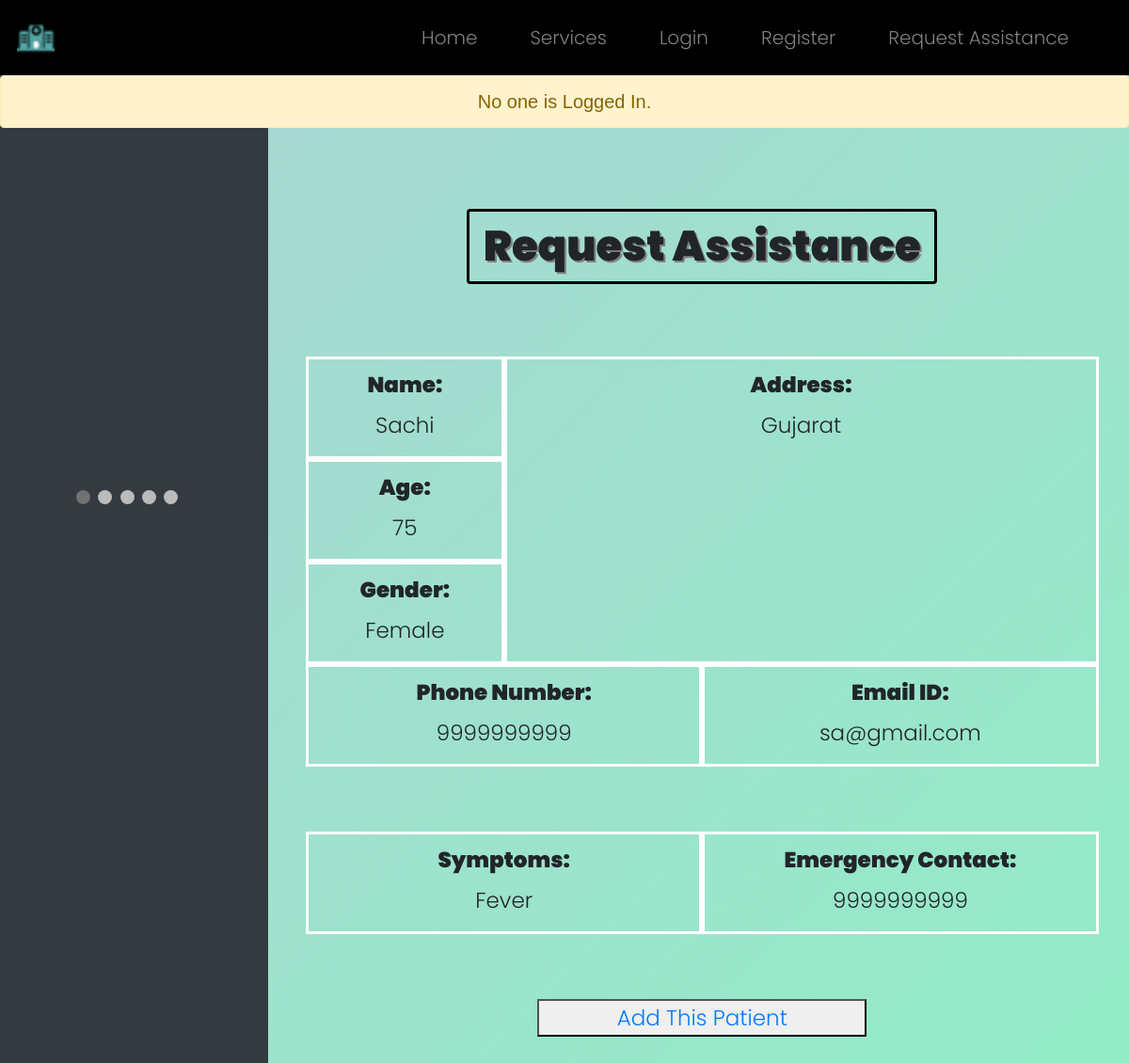
Page /request/4 on the committed database.
### WebApp/models.py (models this page shows)
class Req(models.Model):
    req_id = models.AutoField(primary_key=True)
    name = models.CharField(max_length=64)
    age = models.IntegerField()
    gender = models.CharField(max_length=64)
    address = models.TextField()
    phone = models.CharField(max_length=64)
    email = models.CharField(max_length=64)
    symptoms = models.TextField()
    emg_phone = models.CharField(max_length=64)

### WebApp/views.py (the view)
# urls.py: path("request/<id>", views.indirequest, name="indirequest"),
def indirequest(request, id):
    req=Req.objects.get(req_id=id)
    return render (request, "WebApp/indirequest.html", {"req": req})

### WebApp/templates/WebApp/indirequest.html (shortened to what this page needs)
{% extends "WebApp/layout.html" %}
{% load static %}
{% block notif %}
<div class="notif">
    {% if user.is_authenticated %}
        <div class="alert alert-success" role="alert">
            <center>Logged in as <strong>{{ user.username }}</strong>.</center>
        </div>
    {% else %}
        <div class="alert alert-warning" role="alert">
            <center>No one is Logged In.</center>
        </div>
    {% endif %}
</div>
{% endblock %}
{% block body %}
<div class="row">
    <div class="col-3 abtimg">
        <div class="slideshow-container">
            </div>
            <br>
            <div style="text-align:center">
              <span class="dot"></span>
              <span class="dot"></span>
              <span class="dot"></span>
              <span class="dot"></span>
              <span class="dot"></span>
            </div>
    </div>
    <div class="col-9 login" style="font-size: min(23px,4vw); margin-bottom: 100px;  border: none;">
        <center><h1 class=tit>Request Assistance</h1></center>
        <br><br>
        <center>
        <form class="form" action="{% url 'request' %}" method="post" style="margin-left: 40px; margin-right: 40px;">
            <div class=row>
                <div class=col-3>
                    <div class=row>
                        <div class="col">
                            <label>Name:</label>
                            <p>{{req.name}}</p>
                        </div>
                    </div>
                    <div class=row>
                        <div class="col">
                            <label>Age:</label>
                            <p>{{req.age}}</p>
                        </div>
                    </div>
                    <div class=row>
                        <div class="col">
                            <label>Gender:</label>
                            <p>{{req.gender}}</p>
                        </div>
                    </div>
                </div>
                <div class="col-9">
                    <label>Address:</label>
                    <p>{{req.address}}</p>
                </div>
            </div>
            <div class=row>
                <div class="col">
                    <label>Phone Number:</label>
                    <p>{{req.phone}}</p>
                </div>
                <div class="col">
                    <label>Email ID:</label>
                    <p>{{req.email}}</p>
                </div>
            </div>
            <br><br>
            <div class=row>
                <div class="col">
                    <label>Symptoms:</label>
                    <p>{{req.symptoms}}</p>
                </div>
                <div class="col">
                    <label>Emergency Contact:</label>
                    <p>{{req.emg_phone}}</p>
                </div>
            </div>
            </center>
            <br><br>
            <center><button type="submit" class="update"><a href="{% url 'addrequest' id=req.req_id %}">Add This Patient</a></button></center>
    </div>
  </div>
{% endblock %}

### WebApp/static/WebApp/style.css (style rules this page uses)
* { box-sizing: border-box; margin: 0; padding: 0; font-weight: 300; }
body { font-family: poppins; }
.notif { font-family: 'Source Sans Pro', sans-serif; width: 100%; position: relative; z-index: 10; margin-top: 80px; font-size: min(20px, 4vw); }
.tit { font-size: min(45px, 8vw); font-weight: 900; text-shadow: 2px 2px grey; border-style: solid; border-color: black; border-width: min(3px, 0.5vw); border-radius: 4px; width: 500px; padding: 10px; }
.abtimg { margin-top: -150px; background-color: #343a40; height: 150vh; position: fixed; overflow: hidden; }
.update { color: #50a3a2; height: 40px; width: 350px; }
.slideshow-container { max-width: 1000px; position: relative; margin: auto; }
.dot { height: 15px; width: 15px; margin: 0 2px; background-color: #bbb; border-radius: 50%; display: inline-block; transition: background-color 0.6s ease; }
.active { background-color: #717171; }
.login, .register { margin-left: 25vw; padding-top: 70px; overflow: hidden; }

### WebApp/templates/WebApp/indirequest.html (style rules this page uses)
.col, .col-9 { border-style: solid; border-color: white; }
.col > label { padding-top: 10px; font-weight: 1000; }
.col-9 > label { padding-top: 10px; font-weight: 1000; }

### rows in the picture
Req: name "Sachi", age "75", gender "Female", address "Gujarat", phone "9999999999", email "sa@gmail.com", symptoms "Fever", emg_phone "9999999999"
